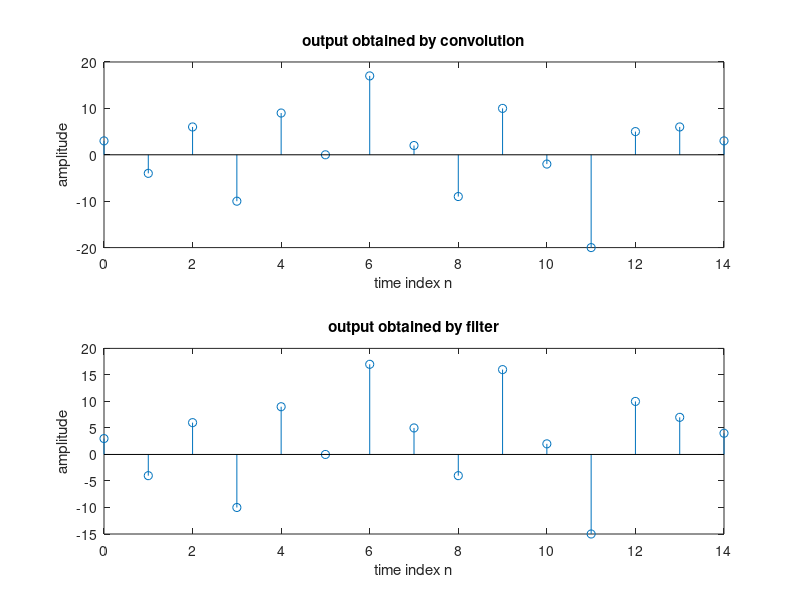

Recreate this plot in MATLAB.
%{
clc;
clear all;
n= -10:20;
u_step=[zeros(1,10) ones(1,21)];
subplot(4,1,1);
stem(n,u_step,'b');
xlabel('Time');
ylabel('Amplitude');
title('Unit Step Signal');
axis([-10 20 0 2]);
legend('U[n]');
grid on;



u_delayed=[zeros(1,21) ones(1,10)];
subplot(4,1,2);
stem(n,u_delayed,'k');
xlabel('Time');
ylabel('Amplitude');
title('Delayed Unit Step');
axis([-10 20 0 2]);
legend('U[n-10]');
grid on;


u_Sample=[zeros(1,10) 1 zeros(1,20)];
subplot(4,1,3);
stem(n,u_Sample,'r');
xlabel('Time Index n');
ylabel('Amplitude');
title('Unit Sample Sequence');
axis([-10 20 0 1.2]);
legend('U[u_Sample]');
grid on;

u_SampleD=[zeros(1,5) 1 zeros(1,25)];
subplot(4,1,4);
stem(n,u_SampleD,'g');
xlabel('Time Index n');
ylabel('Amplitude');
title('Unit Sample Delayed Sequence');
axis([-10 20 0 1.2]);
legend('U[u_Sample_D]');
grid on;



clc;
clear all;
clf;
h=[3 2 1 -2 1 0 -4 0 3];
x=[1 -2 3 -4 3 2 1];
y=conv(h,x);
n= 0:14;
subplot(2,1,1);
stem(n,y,'r');
xlabel('Time');
ylabel('Amplitude');
title('Convolution');

x1=[x ones(1,8)];
y1=filter(h,1,x1);
subplot(2,1,2);
stem(n,y1,'g');
xlabel('Time');
ylabel('Amplitude');
title('Filter');
%}

clf;
clear all;
h=[3 2 1 -2 1 0 -4 0 3];
x=[1 -2 3 -4 3 2 1];
y=conv(h,x);
n= 0:14;
subplot(2,1,1);
stem(n,y);
xlabel('time index n');
ylabel('amplitude')
title('output obtained by convolution');

x1=[x ones(1,8)];
y1=filter(h,1,x1);
subplot(2,1,2);
stem(n,y1);
xlabel('time index n');
ylabel('amplitude');
title('output obtained by filter');






